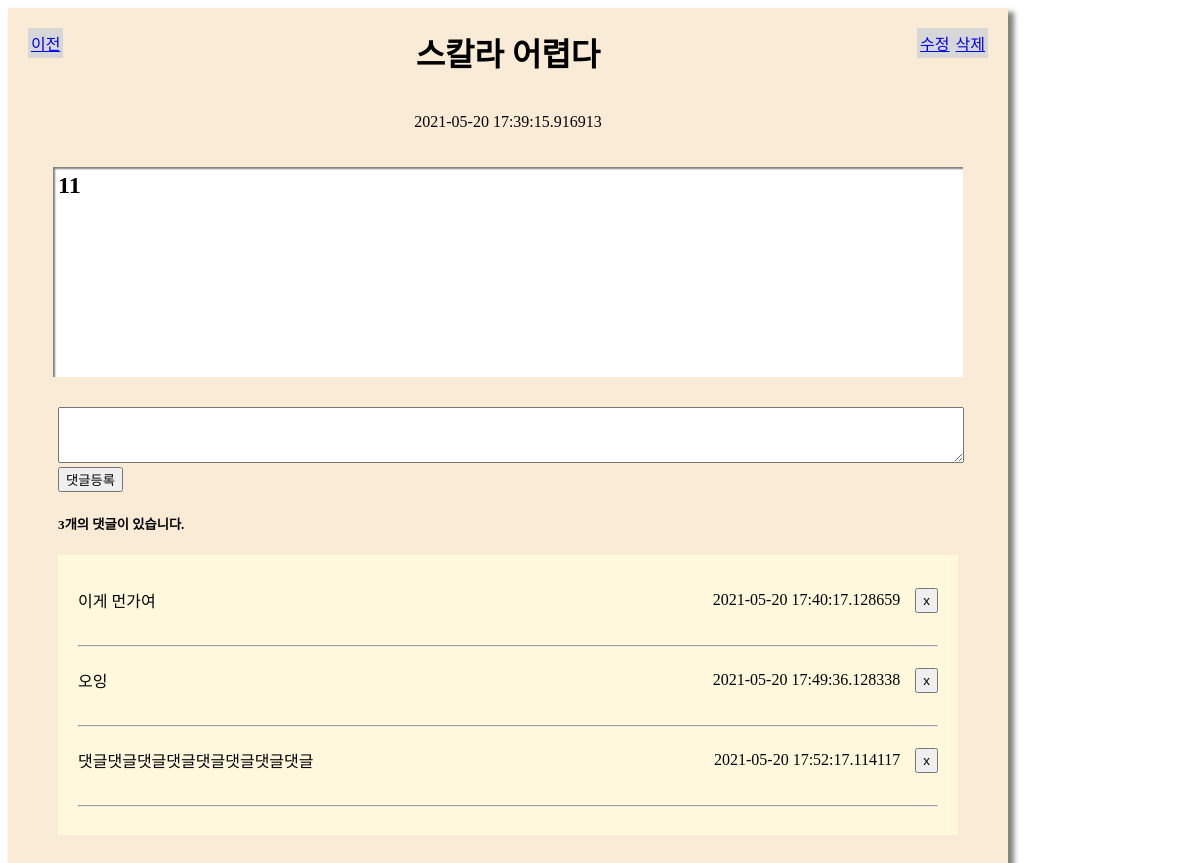
Page /todolists/detail/1 on the committed database.
### app/models/todo.py (models this page shows)
class TodoList(db.Model):
    __tablename__ = 'todolist'
    id = db.Column(db.Integer, primary_key = True)
    label = db.Column(db.String(200), nullable = False)
    content = db.Column(db.Text(), nullable = False)
    create_data = db.Column(db.String(200), nullable = False)

class Reply(db.Model):
    __tablename__ = 'reply'
    id = db.Column(db.Integer, primary_key = True)
    todo_id = db.Column(db.Integer, db.ForeignKey('todolist.id', ondelete='CASCADE'))
    todo = db.relationship('TodoList', backref = db.backref('reply_set'))
    content = db.Column(db.Text(), nullable = False)
    create_data = db.Column(db.String(200), nullable = False)

### app/views/todo_view.py (the view)
@bp.route('/todolists/detail/<int:todo_id>')
def todo_detail(todo_id):
    todo = TodoList.query.get_or_404(todo_id)
    return render_template('todo/todo_detail.html', todo = todo)

### templates/todo/todo_detail.html (shortened to what this page needs)
{% extends 'base.html' %}
{% block content %}
<div class='page'>
    <a href='javascript:history.back()' class='back'>이전</a>
    <h1>{{ todo.label }}</h1>
    <p>{{ todo.create_data }}</p>
    <h2>{{ todo.content }}</h2>
    <section>
        <a
            href="{{ url_for('todo.todo_modify', todo_id=todo.id) }}"
        >
            수정
        </a>
        <a
            href="{{ url_for('todo.todo_delete', todo_id=todo.id) }}"
            data-uri="{{ url_for('todo.todo_delete', todo_id=todo.id) }}"
            class="delete"
        >
            삭제
        </a>
    </section>
    <article class='reply'>
        <form action="{{ url_for('reply.create', todo_id = todo.id) }}" method="post">
            <textarea name="content" id="content" rows="15"></textarea>
            <input type="submit" value="댓글등록">
        </form>
        <h5>{{ todo.reply_set|length }}개의 댓글이 있습니다.</h5>
        <ul>
            {% for reply in todo.reply_set %}
                <li>
                    {{ reply.content }}
                    <div>
                        <p>{{ reply.create_data }}</p>
                        <button>x</button>
                    </div>
                </li>
                <hr>
            {% endfor %}
        </ul>
    </article>
</div>
{% endblock %}

### templates/base.html (shortened to what this page needs)
<!DOCTYPE html>
<html lang="ko">
<head>
    <link rel="stylesheet" href="{{ url_for('static', filename='style.css') }}">
</head>
<body>
    {% block content %}
    {% endblock %}
</body>
</html>

### static/style.css (style rules this page uses)
.page { width: 1000px; height: 1000px; background-color: antiquewhite; box-shadow: 5px 5px 5px 1px rgb(130, 130, 130); display: flex; flex-direction: column; align-items: center; position: relative; }
.page .back { position: absolute; left: 20px; top: 20px; }
.page section { display: flex; position: absolute; top: 20px; right: 20px; }
.page a { background-color: rgb(215, 215, 215); padding: 3px; }
.page h2 { width: 90%; height: 200px; background-color: white; box-shadow: inset 2px 2px 2px gray; padding: 5px; }
.reply { width: 90%; height: 550px; padding: 10px; overflow: scroll; }
.reply form { width: 100%; }
.reply textarea { width: 100%; height: 50px; }
.reply ul { background-color: cornsilk; padding: 20px; }
.reply li { margin-bottom: 20px; width: 100%; display: flex; justify-content: space-between; align-items: center; }
.reply li div { display: flex; align-items: center; }
.reply li div button { height: 25px; margin-left: 15px; }

### rows in the picture
TodoList: label "스칼라 어렵다", create_data "2021-05-20 17:39:15.916913", content "11"
Reply: content "이게 먼가여", create_data "2021-05-20 17:40:17.128659"
Reply: content "오잉", create_data "2021-05-20 17:49:36.128338"
Reply: content "댓글댓글댓글댓글댓글댓글댓글댓글", create_data "2021-05-20 17:52:17.114117"

### other values in the picture
{{ todo.reply_set|length }} "3"
